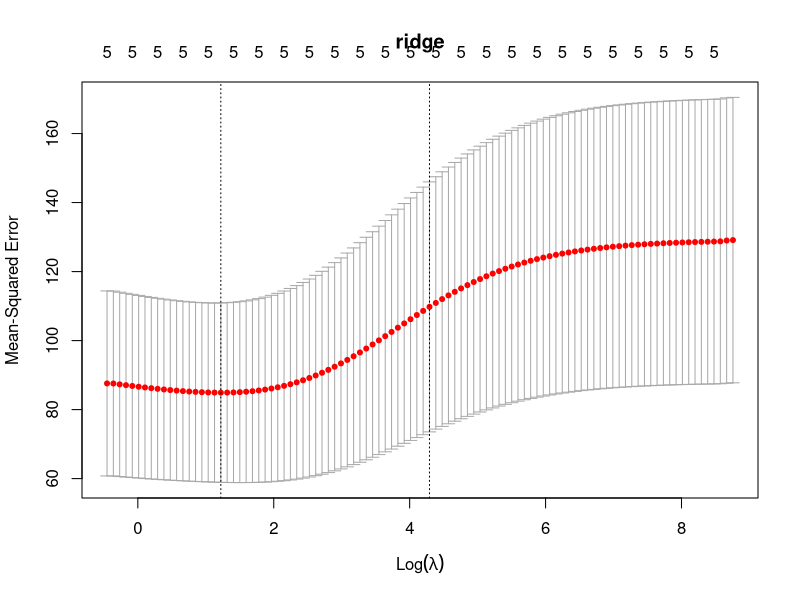
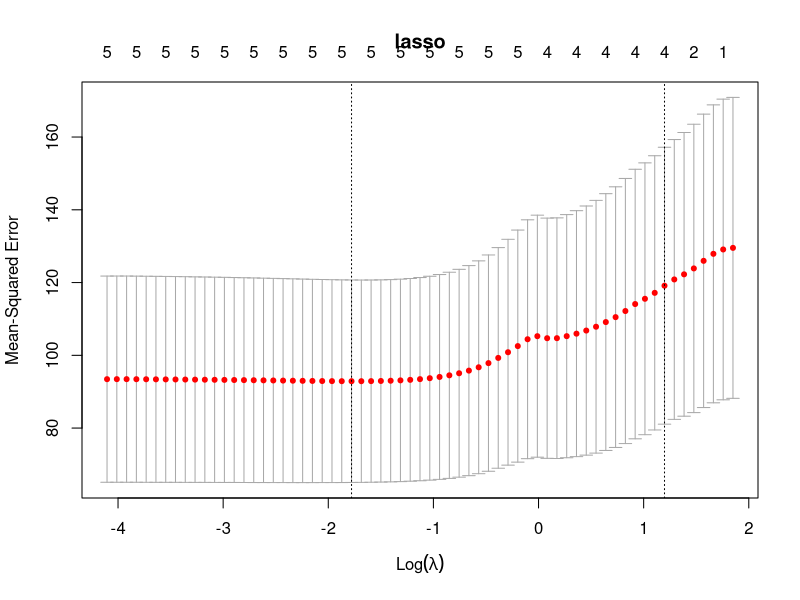

Here is the R script that generated these plots, in order: (Note: this script raises an error after producing the figures.)
dataset <- swiss
library(glmnet)

x<-model.matrix(Fertility ~ .,dataset)[,-1] 
y<-dataset$Fertility


set.seed(1888)
train_perc <- .5
row_ind <- sample(1:nrow(dataset), floor(train_perc * nrow(dataset)))
x.train = x[row_ind,]
x.test = x[-row_ind,]
y.train = y[row_ind]
y.test = y[-row_ind]

# check threshold is low enough by observing the coefficients for 
# ridge regression with lambda = 0 are equal to OLS regression
ridge.r<-glmnet(x,y, alpha=0, lambda=0, thresh = 1e-14)
coefficients(ridge.r)
coefficients(lm(data = dataset, formula = Fertility ~ .))

# ridge regression
set.seed(2019) 
cv.out.ridge <-cv.glmnet(x.train, y.train,alpha=0)
plot(cv.out.ridge, main = "ridge")
# find the best lambda for ridge regression
bestlam<-cv.out.ridge$lambda.min
bestlam


grid<-10^seq(10,-2,length=100)
ridge.mod<-glmnet(x.train,y.train,alpha=0,lambda=grid, thresh = 1e-14)

# mean squared error
ridge.pred<-predict(ridge.mod,s=bestlam,newx=x.test)
mean((ridge.pred-y.test)^2)
# [1] 50.9831 


# 4 (f) # lasso regression

set.seed(2019) 
cv.out.lasso<-cv.glmnet(x.train, y.train,alpha=1)
plot(cv.out.lasso, main = "lasso")
# find best lambda for lasso regression
bestlam<-cv.out$lambda.min
bestlam
# [1] 0.168852

grid<-10^seq(10,-2,length=100)
lasso.mod<-glmnet(x.train,y.train,alpha=1,lambda=grid, thresh = 1e-14)


lasso.pred<-predict(lasso.mod,s=bestlam,newx=x.test)
mean((lasso.pred-y.test)^2)
# 1] 71.9308

# mean squared error of ols
train <- dataset[row_ind,]
test <- dataset[row_ind,]
ols <- lm(data = train, formula = Fertility ~ .)
ols.predict <- predict(ols, newdata = test)
mean((ols.predict - test$Fertility) ^ 2)
# [1] 44.42285

